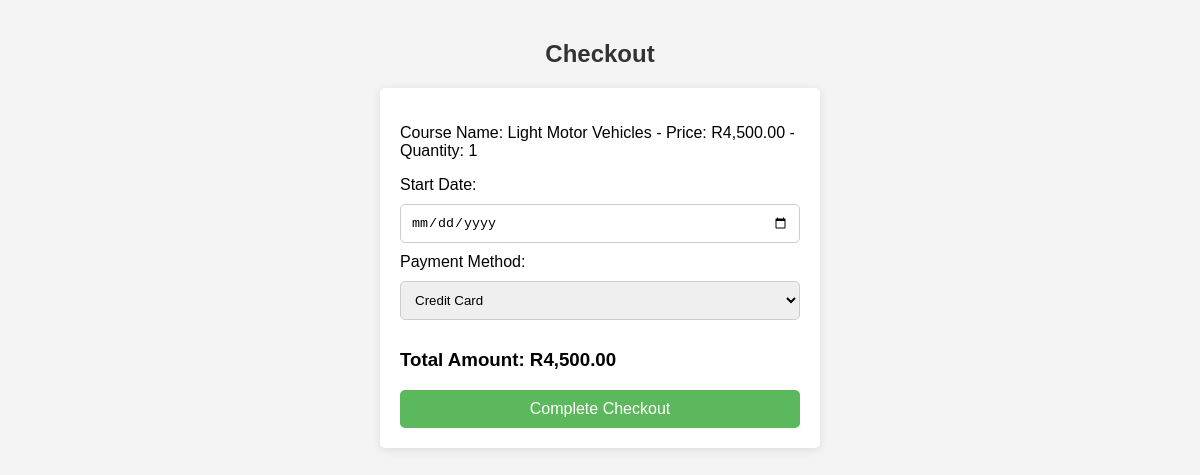
The page /Checkoutpage.php (signed in) on the database its author committed.
### tables this page shows
CREATE TABLE `cart` (
  `id` int(11) NOT NULL,
  `student_id` int(11) NOT NULL,
  `course_id` int(11) NOT NULL,
  `quantity` int(11) NOT NULL DEFAULT 1,
  `total_amount` decimal(10,2) NOT NULL DEFAULT 0.00,
  `added_date` datetime NOT NULL DEFAULT current_timestamp()
);

CREATE TABLE `courses` (
  `id` int(11) NOT NULL,
  `name` varchar(100) NOT NULL,
  `description` text DEFAULT NULL,
  `duration` int(11) NOT NULL,
  `price` decimal(10,2) NOT NULL,
  `C_code` varchar(10) DEFAULT NULL,
  `imageurl` varchar(250) NOT NULL,
  `username` varchar(50) NOT NULL,
  `password` varchar(255) NOT NULL
);

### Checkoutpage.php (the view, shortened to what this page needs)
<?php
include 'data.php';
$studentId = $_SESSION['user_id'];
$query = "SELECT ct.course_id, ct.quantity, ct.total_amount, c.name
          FROM cart ct
          JOIN courses c ON ct.course_id = c.id
          WHERE ct.student_id = ?";
$stmt = $conn->prepare($query);
$stmt->bind_param("i", $studentId);
$stmt->execute();
$cartResult = $stmt->get_result();
$cartResult->data_seek(0);
?>
<!DOCTYPE html>
<html lang="en">
<head>
</head>
<body>
    <h2>Checkout</h2>
    <form method="POST">
        <div class="cart-items">
        <?php while ($cartItem = $cartResult->fetch_assoc()): ?>
            <p>Course Name: <?php echo htmlspecialchars($cartItem['name']); ?> - Price: R<?php echo number_format($cartItem['total_amount'], 2); ?> - Quantity: <?php echo htmlspecialchars($cartItem['quantity']); ?></p>
        <?php endwhile; ?>
    </div>
        <label for="start_date">Start Date:</label>
        <input type="date" name="start_date" required>
        <label for="payment_method">Payment Method:</label>
        <select name="payment_method" required>
            <option value="credit_card">Credit Card</option>
        </select>
        <div class="total-amount">
            <?php
            $cartResult->data_seek(0);
            $totalAmount = 0;
            while ($item = $cartResult->fetch_assoc()) {
                $totalAmount += $item['total_amount'];
            }
            ?>
            <h3>Total Amount: R<?php echo number_format($totalAmount, 2); ?></h3>
        </div>
        <button type="submit">Complete Checkout</button>
    </form>
</body>
</html>

### Checkoutpage.php (style rules this page uses)
body { font-family: Arial, sans-serif; background-color: #f4f4f4; margin: 0; padding: 20px; }
h2 { text-align: center; color: #333; }
form { max-width: 400px; margin: auto; padding: 20px; background: white; border-radius: 5px; box-shadow: 0 2px 10px rgba(0, 0, 0, 0.1); }
input[type="date"], select { width: 100%; padding: 10px; margin: 10px 0; border: 1px solid #ccc; border-radius: 5px; box-sizing: border-box; }
button { width: 100%; padding: 10px; background-color: #5cb85c; border: none; border-radius: 5px; color: white; font-size: 16px; cursor: pointer; }

### rows shown on the page
cart: course.name "Light Motor Vehicles", total_amount "4,500.00", quantity "1"

### other values the page prints
$totalAmount "4,500.00"
